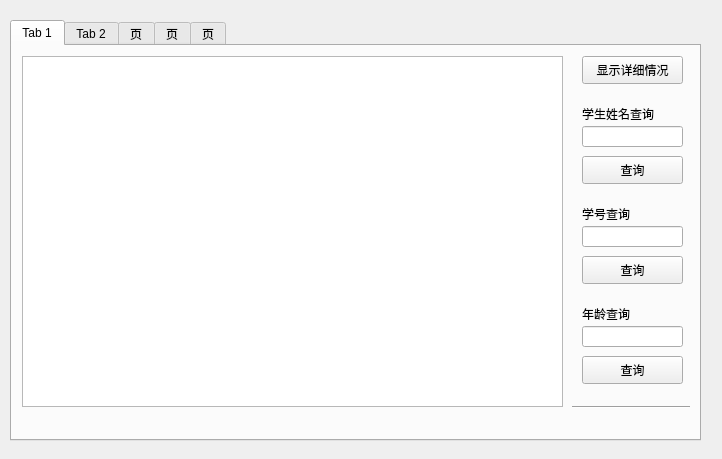
<?xml version="1.0" encoding="UTF-8"?>
<ui version="4.0">
 <class>teacherwindow</class>
 <widget class="QWidget" name="teacherwindow">
  <property name="geometry">
   <rect>
    <x>0</x>
    <y>0</y>
    <width>722</width>
    <height>459</height>
   </rect>
  </property>
  <property name="windowTitle">
   <string>teacherwindow</string>
  </property>
  <widget class="QTabWidget" name="tabWidget">
   <property name="geometry">
    <rect>
     <x>10</x>
     <y>20</y>
     <width>691</width>
     <height>421</height>
    </rect>
   </property>
   <property name="currentIndex">
    <number>0</number>
   </property>
   <widget class="QWidget" name="tab">
    <attribute name="title">
     <string>Tab 1</string>
    </attribute>
    <widget class="QPushButton" name="pushButton">
     <property name="geometry">
      <rect>
       <x>570</x>
       <y>10</y>
       <width>101</width>
       <height>28</height>
      </rect>
     </property>
     <property name="text">
      <string>显示详细情况</string>
     </property>
    </widget>
    <widget class="QTableView" name="tableView">
     <property name="geometry">
      <rect>
       <x>10</x>
       <y>10</y>
       <width>541</width>
       <height>351</height>
      </rect>
     </property>
    </widget>
    <widget class="Line" name="line_2">
     <property name="geometry">
      <rect>
       <x>560</x>
       <y>360</y>
       <width>118</width>
       <height>3</height>
      </rect>
     </property>
     <property name="orientation">
      <enum>Qt::Horizontal</enum>
     </property>
    </widget>
    <widget class="QLabel" name="label_9">
     <property name="geometry">
      <rect>
       <x>570</x>
       <y>60</y>
       <width>101</width>
       <height>16</height>
      </rect>
     </property>
     <property name="text">
      <string>学生姓名查询</string>
     </property>
    </widget>
    <widget class="QLabel" name="label_10">
     <property name="geometry">
      <rect>
       <x>570</x>
       <y>160</y>
       <width>72</width>
       <height>15</height>
      </rect>
     </property>
     <property name="text">
      <string>学号查询</string>
     </property>
    </widget>
    <widget class="QLineEdit" name="lineEdit_9">
     <property name="geometry">
      <rect>
       <x>570</x>
       <y>80</y>
       <width>101</width>
       <height>21</height>
      </rect>
     </property>
    </widget>
    <widget class="QLineEdit" name="lineEdit_10">
     <property name="geometry">
      <rect>
       <x>570</x>
       <y>180</y>
       <width>101</width>
       <height>21</height>
      </rect>
     </property>
    </widget>
    <widget class="QPushButton" name="pushButton_9">
     <property name="geometry">
      <rect>
       <x>570</x>
       <y>110</y>
       <width>101</width>
       <height>28</height>
      </rect>
     </property>
     <property name="text">
      <string>查询</string>
     </property>
    </widget>
    <widget class="QPushButton" name="pushButton_10">
     <property name="geometry">
      <rect>
       <x>570</x>
       <y>210</y>
       <width>101</width>
       <height>28</height>
      </rect>
     </property>
     <property name="text">
      <string>查询</string>
     </property>
    </widget>
    <widget class="QLineEdit" name="lineEdit_17">
     <property name="geometry">
      <rect>
       <x>570</x>
       <y>280</y>
       <width>101</width>
       <height>21</height>
      </rect>
     </property>
    </widget>
    <widget class="QLabel" name="label_17">
     <property name="geometry">
      <rect>
       <x>570</x>
       <y>260</y>
       <width>72</width>
       <height>15</height>
      </rect>
     </property>
     <property name="text">
      <string>年龄查询</string>
     </property>
    </widget>
    <widget class="QPushButton" name="pushButton_14">
     <property name="geometry">
      <rect>
       <x>570</x>
       <y>310</y>
       <width>101</width>
       <height>28</height>
      </rect>
     </property>
     <property name="text">
      <string>查询</string>
     </property>
    </widget>
   </widget>
   <widget class="QWidget" name="tab_2">
    <attribute name="title">
     <string>Tab 2</string>
    </attribute>
    <widget class="QTableView" name="tableView_2">
     <property name="geometry">
      <rect>
       <x>10</x>
       <y>10</y>
       <width>541</width>
       <height>351</height>
      </rect>
     </property>
    </widget>
    <widget class="QPushButton" name="pushButton_3">
     <property name="geometry">
      <rect>
       <x>570</x>
       <y>10</y>
       <width>101</width>
       <height>28</height>
      </rect>
     </property>
     <property name="text">
      <string>显示详细情况</string>
     </property>
    </widget>
    <widget class="QLineEdit" name="lineEdit_18">
     <property name="geometry">
      <rect>
       <x>570</x>
       <y>180</y>
       <width>101</width>
       <height>21</height>
      </rect>
     </property>
    </widget>
    <widget class="QLabel" name="label_18">
     <property name="geometry">
      <rect>
       <x>570</x>
       <y>160</y>
       <width>101</width>
       <height>16</height>
      </rect>
     </property>
     <property name="text">
      <string>课程名称查询</string>
     </property>
    </widget>
    <widget class="QPushButton" name="pushButton_15">
     <property name="geometry">
      <rect>
       <x>570</x>
       <y>310</y>
       <width>101</width>
       <height>28</height>
      </rect>
     </property>
     <property name="text">
      <string>查询</string>
     </property>
    </widget>
    <widget class="QLineEdit" name="lineEdit_19">
     <property name="geometry">
      <rect>
       <x>570</x>
       <y>80</y>
       <width>101</width>
       <height>21</height>
      </rect>
     </property>
    </widget>
    <widget class="QLineEdit" name="lineEdit_20">
     <property name="geometry">
      <rect>
       <x>570</x>
       <y>280</y>
       <width>101</width>
       <height>21</height>
      </rect>
     </property>
    </widget>
    <widget class="QLabel" name="label_19">
     <property name="geometry">
      <rect>
       <x>570</x>
       <y>60</y>
       <width>101</width>
       <height>16</height>
      </rect>
     </property>
     <property name="text">
      <string>课程编号查询</string>
     </property>
    </widget>
    <widget class="QPushButton" name="pushButton_16">
     <property name="geometry">
      <rect>
       <x>570</x>
       <y>110</y>
       <width>101</width>
       <height>28</height>
      </rect>
     </property>
     <property name="text">
      <string>查询</string>
     </property>
    </widget>
    <widget class="QPushButton" name="pushButton_17">
     <property name="geometry">
      <rect>
       <x>570</x>
       <y>210</y>
       <width>101</width>
       <height>28</height>
      </rect>
     </property>
     <property name="text">
      <string>查询</string>
     </property>
    </widget>
    <widget class="QLabel" name="label_20">
     <property name="geometry">
      <rect>
       <x>570</x>
       <y>260</y>
       <width>101</width>
       <height>16</height>
      </rect>
     </property>
     <property name="text">
      <string>课程学分查询</string>
     </property>
    </widget>
    <widget class="Line" name="line_7">
     <property name="geometry">
      <rect>
       <x>560</x>
       <y>360</y>
       <width>118</width>
       <height>3</height>
      </rect>
     </property>
     <property name="orientation">
      <enum>Qt::Horizontal</enum>
     </property>
    </widget>
   </widget>
   <widget class="QWidget" name="tab_3">
    <attribute name="title">
     <string>页</string>
    </attribute>
    <widget class="QTableView" name="tableView_3">
     <property name="geometry">
      <rect>
       <x>10</x>
       <y>10</y>
       <width>541</width>
       <height>351</height>
      </rect>
     </property>
    </widget>
    <widget class="QPushButton" name="pushButton_4">
     <property name="geometry">
      <rect>
       <x>570</x>
       <y>10</y>
       <width>101</width>
       <height>28</height>
      </rect>
     </property>
     <property name="text">
      <string>显示详细情况</string>
     </property>
    </widget>
    <widget class="QLabel" name="label_21">
     <property name="geometry">
      <rect>
       <x>570</x>
       <y>160</y>
       <width>101</width>
       <height>16</height>
      </rect>
     </property>
     <property name="text">
      <string>课程编号查询</string>
     </property>
    </widget>
    <widget class="QLineEdit" name="lineEdit_21">
     <property name="geometry">
      <rect>
       <x>570</x>
       <y>270</y>
       <width>101</width>
       <height>21</height>
      </rect>
     </property>
    </widget>
    <widget class="Line" name="line_8">
     <property name="geometry">
      <rect>
       <x>560</x>
       <y>360</y>
       <width>118</width>
       <height>3</height>
      </rect>
     </property>
     <property name="orientation">
      <enum>Qt::Horizontal</enum>
     </property>
    </widget>
    <widget class="QPushButton" name="pushButton_18">
     <property name="geometry">
      <rect>
       <x>570</x>
       <y>210</y>
       <width>101</width>
       <height>28</height>
      </rect>
     </property>
     <property name="text">
      <string>查询</string>
     </property>
    </widget>
    <widget class="QLineEdit" name="lineEdit_22">
     <property name="geometry">
      <rect>
       <x>570</x>
       <y>80</y>
       <width>101</width>
       <height>21</height>
      </rect>
     </property>
    </widget>
    <widget class="QPushButton" name="pushButton_19">
     <property name="geometry">
      <rect>
       <x>570</x>
       <y>110</y>
       <width>101</width>
       <height>28</height>
      </rect>
     </property>
     <property name="text">
      <string>查询</string>
     </property>
    </widget>
    <widget class="QPushButton" name="pushButton_20">
     <property name="geometry">
      <rect>
       <x>570</x>
       <y>300</y>
       <width>101</width>
       <height>21</height>
      </rect>
     </property>
     <property name="text">
      <string>查询</string>
     </property>
    </widget>
    <widget class="QLabel" name="label_22">
     <property name="geometry">
      <rect>
       <x>570</x>
       <y>250</y>
       <width>101</width>
       <height>16</height>
      </rect>
     </property>
     <property name="text">
      <string>按照成绩查询</string>
     </property>
    </widget>
    <widget class="QLineEdit" name="lineEdit_23">
     <property name="geometry">
      <rect>
       <x>570</x>
       <y>180</y>
       <width>101</width>
       <height>21</height>
      </rect>
     </property>
    </widget>
    <widget class="QLabel" name="label_23">
     <property name="geometry">
      <rect>
       <x>570</x>
       <y>60</y>
       <width>101</width>
       <height>16</height>
      </rect>
     </property>
     <property name="text">
      <string>学号查询</string>
     </property>
    </widget>
    <widget class="QLabel" name="label_37">
     <property name="geometry">
      <rect>
       <x>10</x>
       <y>370</y>
       <width>91</width>
       <height>21</height>
      </rect>
     </property>
     <property name="text">
      <string>更改学生成绩</string>
     </property>
    </widget>
    <widget class="QLabel" name="label_79">
     <property name="geometry">
      <rect>
       <x>110</x>
       <y>370</y>
       <width>31</width>
       <height>21</height>
      </rect>
     </property>
     <property name="text">
      <string>学号</string>
     </property>
    </widget>
    <widget class="QPushButton" name="pushButton_65">
     <property name="geometry">
      <rect>
       <x>590</x>
       <y>370</y>
       <width>61</width>
       <height>21</height>
      </rect>
     </property>
     <property name="text">
      <string>更改</string>
     </property>
    </widget>
    <widget class="QLineEdit" name="lineEdit_75">
     <property name="geometry">
      <rect>
       <x>150</x>
       <y>370</y>
       <width>111</width>
       <height>21</height>
      </rect>
     </property>
    </widget>
    <widget class="QLineEdit" name="lineEdit_76">
     <property name="geometry">
      <rect>
       <x>340</x>
       <y>370</y>
       <width>113</width>
       <height>21</height>
      </rect>
     </property>
    </widget>
    <widget class="QLabel" name="label_80">
     <property name="geometry">
      <rect>
       <x>270</x>
       <y>370</y>
       <width>61</width>
       <height>21</height>
      </rect>
     </property>
     <property name="text">
      <string>课程编号</string>
     </property>
    </widget>
    <widget class="QLineEdit" name="lineEdit_77">
     <property name="geometry">
      <rect>
       <x>510</x>
       <y>370</y>
       <width>71</width>
       <height>21</height>
      </rect>
     </property>
    </widget>
    <widget class="QLabel" name="label_81">
     <property name="geometry">
      <rect>
       <x>470</x>
       <y>370</y>
       <width>31</width>
       <height>21</height>
      </rect>
     </property>
     <property name="text">
      <string>成绩</string>
     </property>
    </widget>
    <widget class="QPushButton" name="pushButton_33">
     <property name="geometry">
      <rect>
       <x>570</x>
       <y>330</y>
       <width>101</width>
       <height>21</height>
      </rect>
     </property>
     <property name="text">
      <string>查询（详细）</string>
     </property>
    </widget>
   </widget>
   <widget class="QWidget" name="tab_4">
    <attribute name="title">
     <string>页</string>
    </attribute>
    <widget class="QTableView" name="tableView_4">
     <property name="geometry">
      <rect>
       <x>10</x>
       <y>10</y>
       <width>541</width>
       <height>351</height>
      </rect>
     </property>
    </widget>
    <widget class="QPushButton" name="pushButton_5">
     <property name="geometry">
      <rect>
       <x>570</x>
       <y>10</y>
       <width>101</width>
       <height>28</height>
      </rect>
     </property>
     <property name="text">
      <string>显示详细情况</string>
     </property>
    </widget>
    <widget class="QLabel" name="label_24">
     <property name="geometry">
      <rect>
       <x>570</x>
       <y>160</y>
       <width>101</width>
       <height>16</height>
      </rect>
     </property>
     <property name="text">
      <string>教师姓名查询</string>
     </property>
    </widget>
    <widget class="QLineEdit" name="lineEdit_24">
     <property name="geometry">
      <rect>
       <x>570</x>
       <y>280</y>
       <width>101</width>
       <height>21</height>
      </rect>
     </property>
    </widget>
    <widget class="Line" name="line_9">
     <property name="geometry">
      <rect>
       <x>560</x>
       <y>360</y>
       <width>118</width>
       <height>3</height>
      </rect>
     </property>
     <property name="orientation">
      <enum>Qt::Horizontal</enum>
     </property>
    </widget>
    <widget class="QPushButton" name="pushButton_21">
     <property name="geometry">
      <rect>
       <x>570</x>
       <y>210</y>
       <width>101</width>
       <height>28</height>
      </rect>
     </property>
     <property name="text">
      <string>查询</string>
     </property>
    </widget>
    <widget class="QLineEdit" name="lineEdit_25">
     <property name="geometry">
      <rect>
       <x>570</x>
       <y>80</y>
       <width>101</width>
       <height>21</height>
      </rect>
     </property>
    </widget>
    <widget class="QPushButton" name="pushButton_22">
     <property name="geometry">
      <rect>
       <x>570</x>
       <y>110</y>
       <width>101</width>
       <height>28</height>
      </rect>
     </property>
     <property name="text">
      <string>查询</string>
     </property>
    </widget>
    <widget class="QPushButton" name="pushButton_23">
     <property name="geometry">
      <rect>
       <x>570</x>
       <y>310</y>
       <width>101</width>
       <height>28</height>
      </rect>
     </property>
     <property name="text">
      <string>查询</string>
     </property>
    </widget>
    <widget class="QLabel" name="label_25">
     <property name="geometry">
      <rect>
       <x>570</x>
       <y>260</y>
       <width>101</width>
       <height>16</height>
      </rect>
     </property>
     <property name="text">
      <string>教师职称查询</string>
     </property>
    </widget>
    <widget class="QLineEdit" name="lineEdit_26">
     <property name="geometry">
      <rect>
       <x>570</x>
       <y>180</y>
       <width>101</width>
       <height>21</height>
      </rect>
     </property>
    </widget>
    <widget class="QLabel" name="label_26">
     <property name="geometry">
      <rect>
       <x>570</x>
       <y>60</y>
       <width>101</width>
       <height>16</height>
      </rect>
     </property>
     <property name="text">
      <string>教师编号查询</string>
     </property>
    </widget>
   </widget>
   <widget class="QWidget" name="tab_5">
    <attribute name="title">
     <string>页</string>
    </attribute>
    <widget class="QTableView" name="tableView_5">
     <property name="geometry">
      <rect>
       <x>10</x>
       <y>10</y>
       <width>541</width>
       <height>351</height>
      </rect>
     </property>
    </widget>
    <widget class="QPushButton" name="pushButton_6">
     <property name="geometry">
      <rect>
       <x>570</x>
       <y>10</y>
       <width>101</width>
       <height>28</height>
      </rect>
     </property>
     <property name="text">
      <string>显示详细情况</string>
     </property>
    </widget>
    <widget class="QLabel" name="label_27">
     <property name="geometry">
      <rect>
       <x>570</x>
       <y>160</y>
       <width>101</width>
       <height>16</height>
      </rect>
     </property>
     <property name="text">
      <string>上课编号查询</string>
     </property>
    </widget>
    <widget class="QLineEdit" name="lineEdit_27">
     <property name="geometry">
      <rect>
       <x>570</x>
       <y>280</y>
       <width>101</width>
       <height>21</height>
      </rect>
     </property>
    </widget>
    <widget class="Line" name="line_10">
     <property name="geometry">
      <rect>
       <x>560</x>
       <y>360</y>
       <width>118</width>
       <height>3</height>
      </rect>
     </property>
     <property name="orientation">
      <enum>Qt::Horizontal</enum>
     </property>
    </widget>
    <widget class="QPushButton" name="pushButton_24">
     <property name="geometry">
      <rect>
       <x>570</x>
       <y>210</y>
       <width>101</width>
       <height>28</height>
      </rect>
     </property>
     <property name="text">
      <string>查询</string>
     </property>
    </widget>
    <widget class="QLineEdit" name="lineEdit_28">
     <property name="geometry">
      <rect>
       <x>570</x>
       <y>80</y>
       <width>101</width>
       <height>21</height>
      </rect>
     </property>
    </widget>
    <widget class="QPushButton" name="pushButton_25">
     <property name="geometry">
      <rect>
       <x>570</x>
       <y>110</y>
       <width>101</width>
       <height>28</height>
      </rect>
     </property>
     <property name="text">
      <string>查询</string>
     </property>
    </widget>
    <widget class="QPushButton" name="pushButton_26">
     <property name="geometry">
      <rect>
       <x>570</x>
       <y>310</y>
       <width>101</width>
       <height>28</height>
      </rect>
     </property>
     <property name="text">
      <string>查询</string>
     </property>
    </widget>
    <widget class="QLabel" name="label_28">
     <property name="geometry">
      <rect>
       <x>570</x>
       <y>260</y>
       <width>101</width>
       <height>16</height>
      </rect>
     </property>
     <property name="text">
      <string>教师编号查询</string>
     </property>
    </widget>
    <widget class="QLineEdit" name="lineEdit_29">
     <property name="geometry">
      <rect>
       <x>570</x>
       <y>180</y>
       <width>101</width>
       <height>21</height>
      </rect>
     </property>
    </widget>
    <widget class="QLabel" name="label_29">
     <property name="geometry">
      <rect>
       <x>570</x>
       <y>60</y>
       <width>101</width>
       <height>16</height>
      </rect>
     </property>
     <property name="text">
      <string>课程编号查询</string>
     </property>
    </widget>
   </widget>
  </widget>
 </widget>
 <layoutdefault spacing="6" margin="11"/>
 <resources/>
 <connections/>
</ui>
